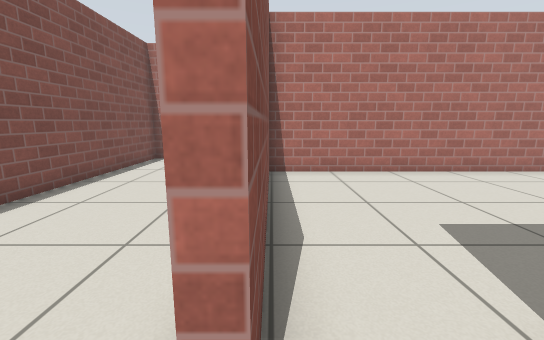
view 1 (above)

16 first-person views from a walk through a robot-simulator world made for Gazebo. The camera is 0.83 m above the floor, tilts 10° down and sees 90° across. The floor is counted in squares, 0.5 m on a side. Each view is taken from the middle of a square. On the plan, view 1 faces up. The plan holds only what a view shows up to about 15 squares ahead; the rest is blank. Gazebo's built-in surfaces are drawn with simple patterns.

view 2
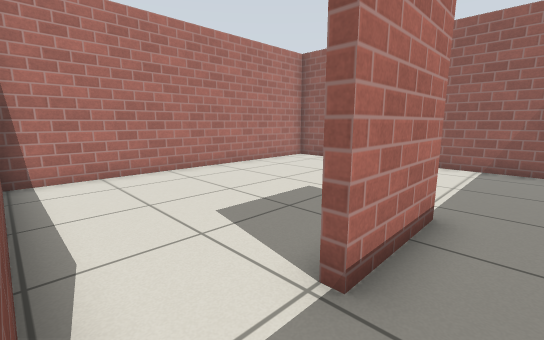

view 3
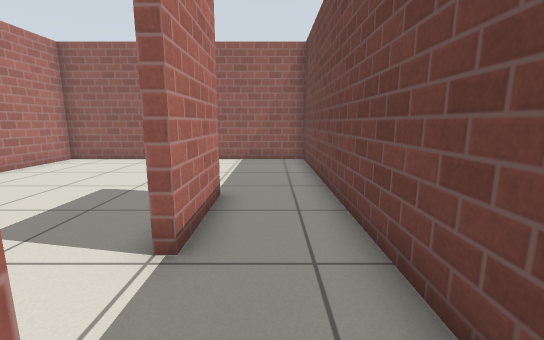

view 4
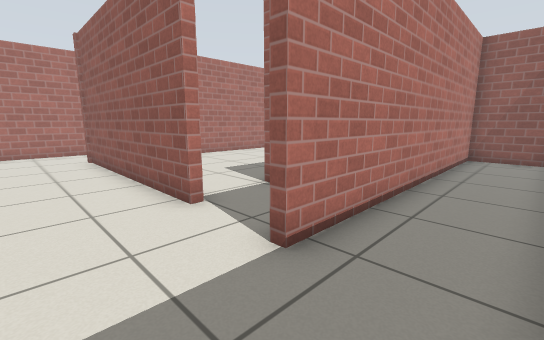

view 5
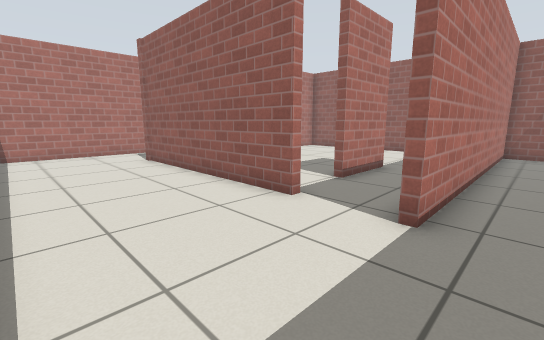

view 6
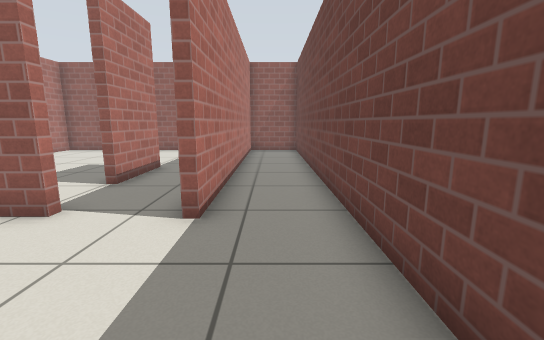

view 7
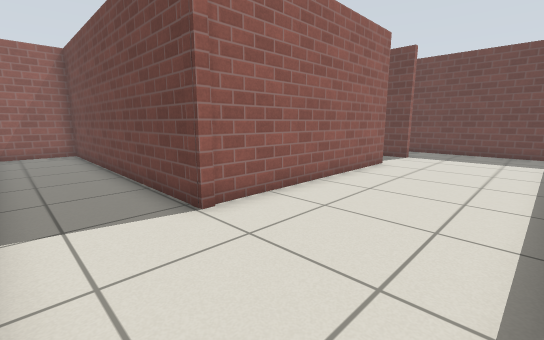

view 8
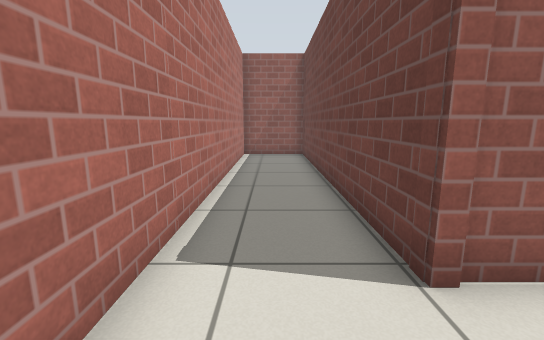

view 9
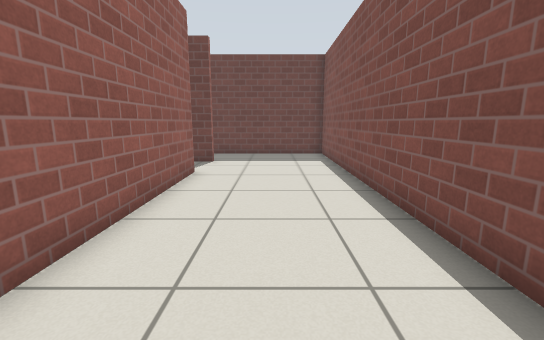

view 10
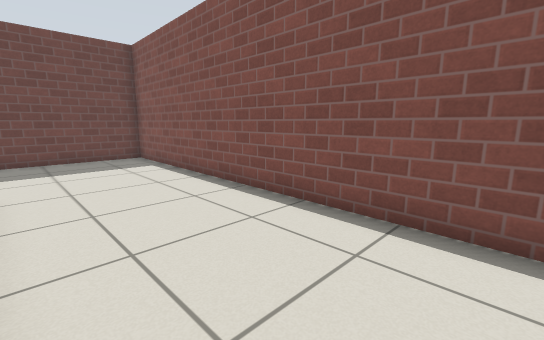

view 11
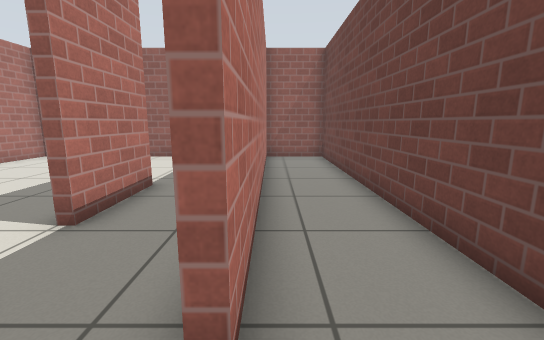

view 12
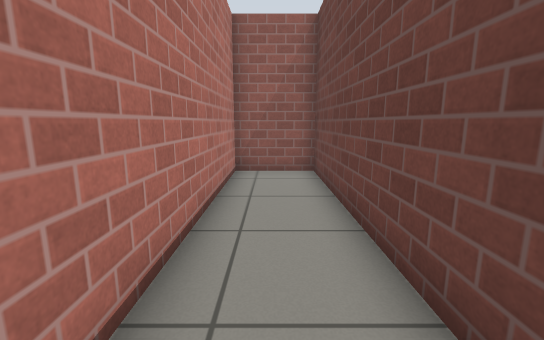

view 13
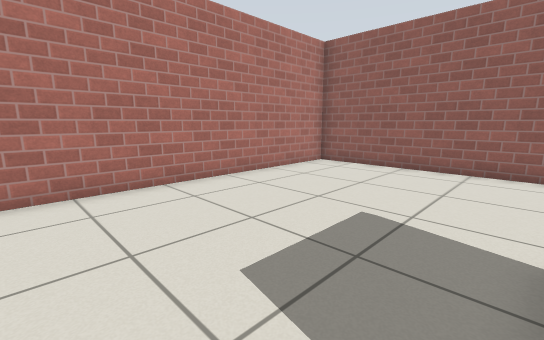

view 14
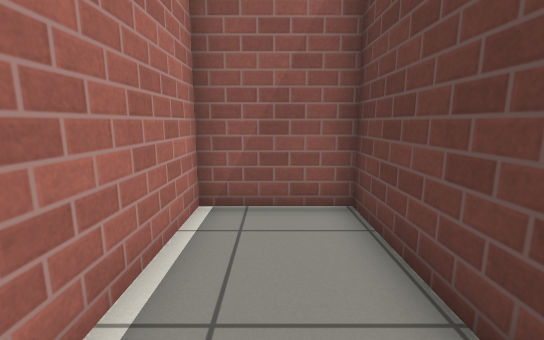

view 15
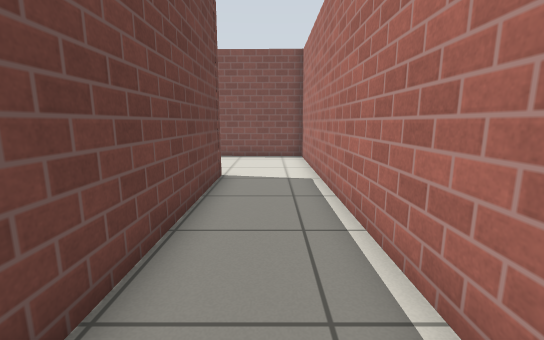

view 16
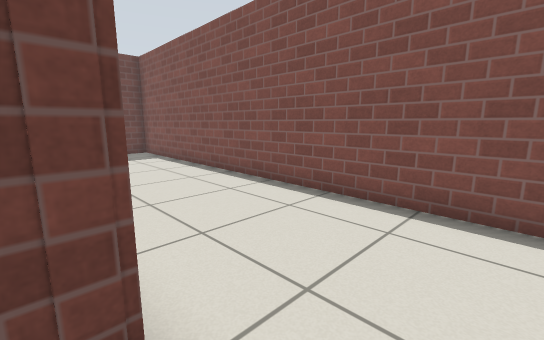

### Floor plan
Ten units are one square. View 1 is at (0, 0); x grows to the right and y downward. Boxes are objects, and circles mark ways between rooms. Rooms are numbered by the first view taken in them; rooms with no view inside come last. Other rooms are left out.
<svg viewBox="-62 -130 179 179">
<path fill="none" stroke="#000" d="M51 -12 21 -12M-5 14 112 14 112 -91 -1 -91 -1 -10 -4 -10M-4 -10 -4 -94 112 -94 112 -125 -54 -125 -57 44 112 44 112 17 -5 17"/>
<circle cx="0" cy="0" r="3" fill="#2a7"/>
<text x="50" y="-40">1</text>
<text x="-10" y="-40">2</text>
</svg>
Room 1 opens to room 2.

Where each view was taken, in squares from view 1:
view 1: 0 up, 0 right, facing up
view 2: 0 up, 0 right, facing up-right
view 3: 0 up, 1 left, facing right
view 4: 4 down, 3 left, facing up-right
view 5: 3 down, 5 left, facing up-right
view 6: 3 down, 5 left, facing right
view 7: 12 up, 5 left, facing down-right
view 8: 11 up, 3 left, facing right
view 9: 10 up, 3 left, facing down
view 10: 9 up, 1 left, facing down-left
view 11: 2 down, 2 left, facing right
view 12: 3 down, 2 right, facing right
view 13: 2 up, 1 right, facing up-right
view 14: 11 up, 6 right, facing right
view 15: 11 up, 8 right, facing left
view 16: 11 up, 0 right, facing down-left
